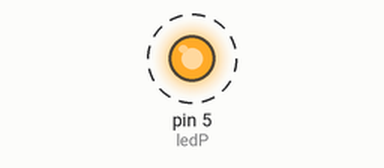
Simulated run of this sketch. Board: Arduino Uno, built with avr-gcc and run on an emulated ATmega328P. On the bench: output pins drawn as LEDs (lit = HIGH). Dashed ring = blinking. What the sketch prints to the serial monitor is not drawn.

Above: at 0.5 s.
Timing chart, 0 to 4.6 s (numbered marks = the images above):
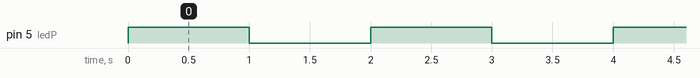

The sketch:

demo2.ino
```cpp
int ledP = 5;
void setup() {

Serial.begin(9600);
Serial.print("Inicializando Programa");
Serial.print("encender led");
pinMode(ledP , OUTPUT);

}

void loop() {

  Serial.print("PIN 5 -> ON");
  digitalWrite(ledP , HIGH);
  delay(1000);
   Serial.print("PIN 5 -> OFF");
  digitalWrite(ledP , LOW);
  delay(1000);
  }
```

Measured:
- by itself, pin 5 (ledP): alternates HIGH for 1.0 s and LOW for 1.0 s
